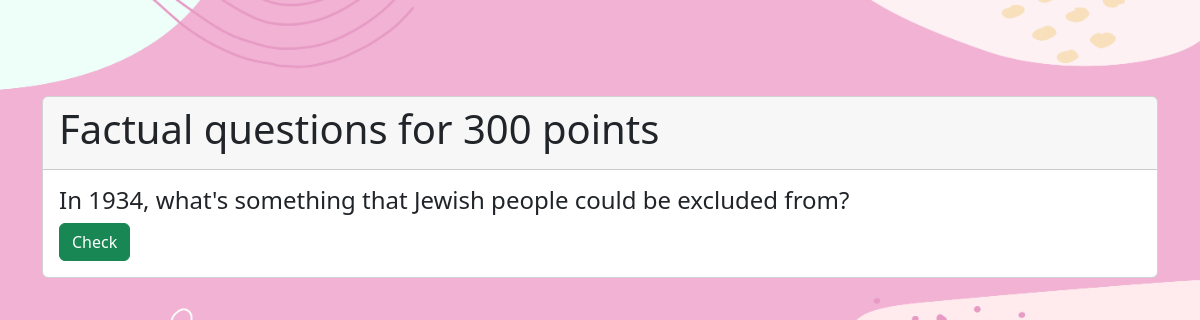
The page /question/8/3 on the database its author committed.
### jeopardy/models.py (models this page shows)
class Question(models.Model):
    topic = models.ForeignKey(Topic, on_delete=models.PROTECT)
    points = models.ForeignKey(Point, on_delete=models.PROTECT)
    question = models.TextField(max_length=255)
    color = ColorField(default='#EC008C')
    answer = models.TextField(max_length=255)
    def str(self):
        return f"{ str(self.topic) } for { str(self.points) } points"# : {self.question}"
    def __str__(self):
        return f"{ str(self.topic) } for { str(self.points) } points"# : {self.question}"

class Topic(models.Model):
    name = models.CharField(max_length=50)
    def __str__(self):
        return self.name

class Point(models.Model):
    points = models.IntegerField()
    def __str__(self):
        return str(self.points)

### jeopardy/views.py (the view, shortened to what this page needs)
# urls.py: path("question/<int:question_id>/<int:team_id>", question, name="question"),
def question(request, question_id, team_id):
    context ={}
    context["url"] = (question_id,team_id)
    team = Team.objects.get(id = team_id)
    context["team"] = team
    question = Question.objects.get(id = question_id)
    context["question"] = question
    team_obj = get_object_or_404(Team, id = team_id) # fetch the object related to passed id
    teamForm = TeamForm(request.POST or None, instance = team_obj, question_id = question_id)  # pass the object as instance in form
    context["teamForm"] = teamForm # add form dictionary to context
    return render(request, 'jeopardy/question.html', context)

### jeopardy/templates/jeopardy/question.html (shortened to what this page needs)
{% extends 'jeopardy/base.html' %}
{% block content %}
<form method = "post" action="/question/{{url.0}}/{{url.1}}">
    <div id="carouselId" class="carousel slide">
        <br><br><br>
        <div class="carousel-inner">
            <div class="carousel-item active">
                <div class="card mt-4">
                    <div class="card-header">
                        <h1>{{question.topic}} for {{ question.points }} points<h1>
                    </div>
                    <div class="card-body">
                        <h4 class="card-text">{{question.question}}</h4>
                        <button class="btn btn-success" type="button" data-bs-target="#carouselId" data-bs-slide="next">
                        Check
                    </button>
                    </div>
                </div>
            </div>
        </div>
    </div>
</form>
{%endblock%}

### jeopardy/static/jeopardy/style.css (style rules this page uses)
.body { background: url("Top.png") top no-repeat, url("Bottom.png") bottom no-repeat; background-size: 100%, 100%; background-color: #F1B2D3; }

### rows shown on the page
Question: topic "Factual questions", points "300", question "In 1934, what's something that Jewish people could be excluded from?"
